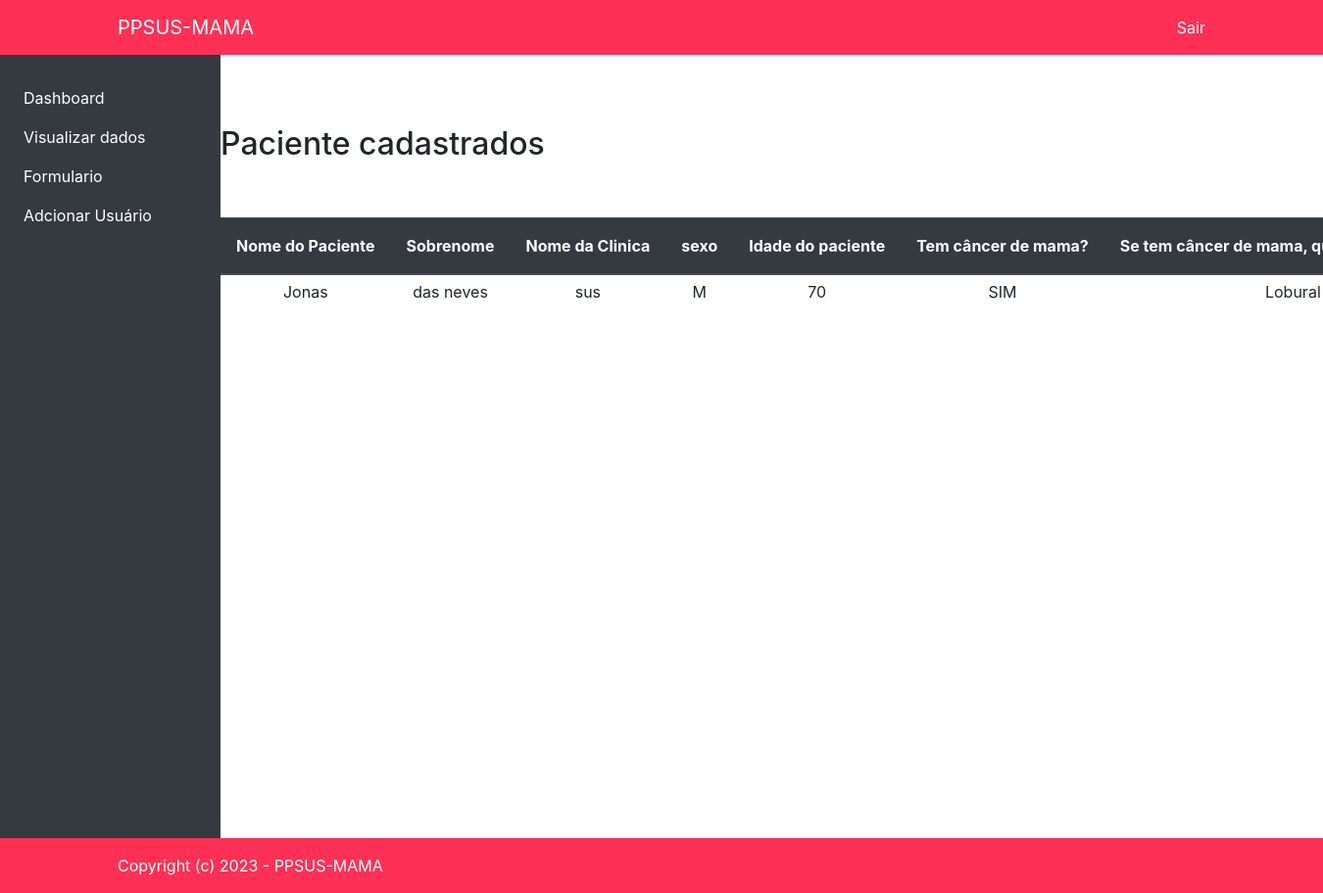
Page /visualizardados/ (signed in) on the earlier database version.
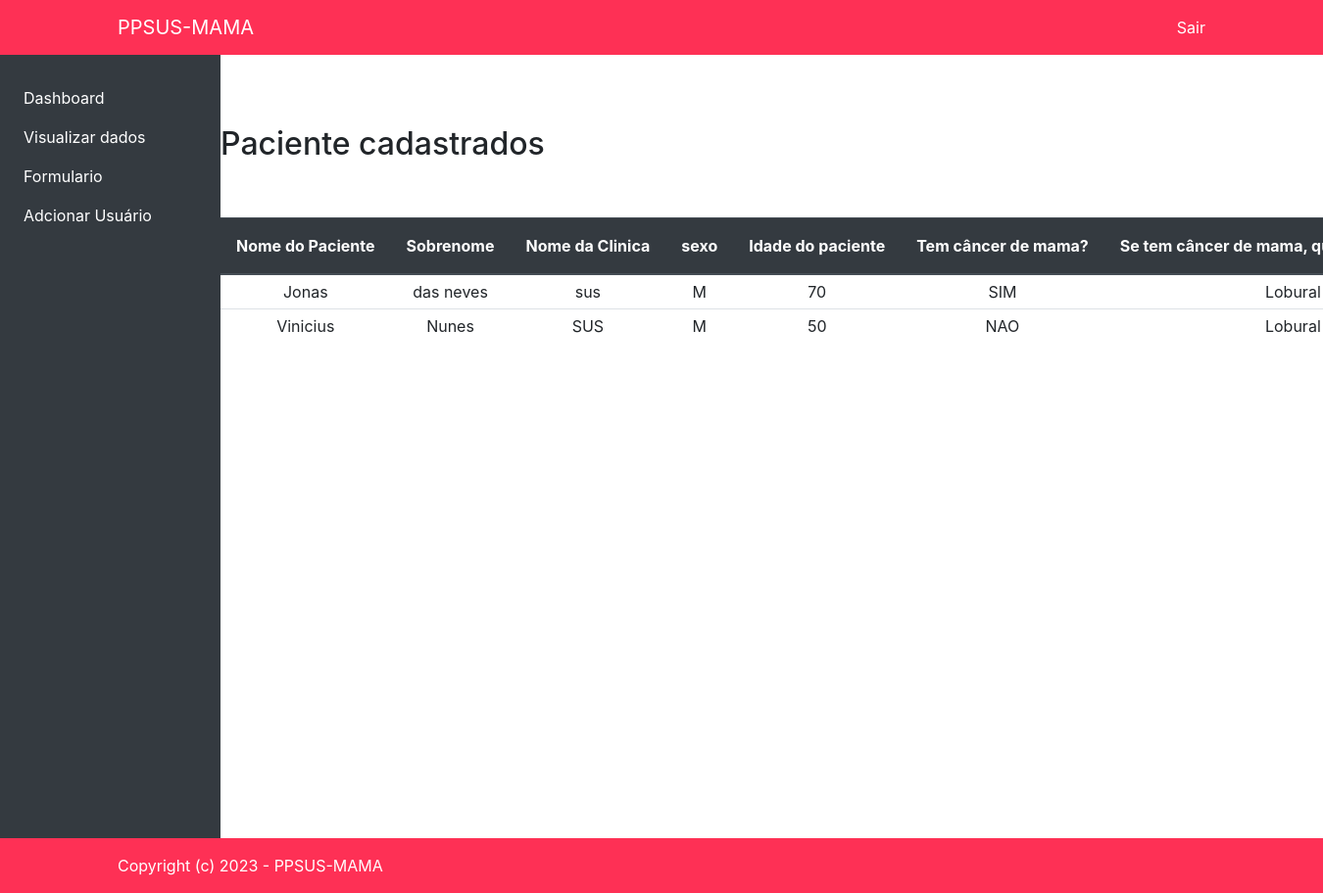
Same page on the later database version.
### forms/models.py (models this page shows, shortened)
class Formulario(models.Model):
    nomePaciente = models.CharField(max_length=255, blank=True)
    sobrenome = models.CharField(max_length=255, blank=True)
    nomeclinica =  models.CharField(max_length=255, blank=True)
    sexo = models.CharField( max_length=2, blank=False)
    idadepaciente =  models.CharField(max_length=3, blank=False)
    temcancer = models.CharField(max_length=3)
    cancer_mama = models.CharField(max_length=25, )
    idade_diagnostico =  models.CharField(max_length=25)
    mutacaoGenetica =  models.CharField(max_length=22)
    opc_bilateral = models.CharField(max_length=3)
    opc_ovario = models.CharField(max_length=3)
    tipo_molecular = models.CharField(max_length=23)
    tam_cancer = models.CharField(max_length=23)
    historicoFMasculino =  models.CharField(max_length=23)
    qtd_parent_2 = models.CharField(max_length=12)
    parent_seg_grau =  models.CharField(max_length=12)
    parent_pri_grau =  models.CharField(max_length=25)
    asc_judia =  models.CharField(max_length=12)

### forms/views.py (the view)
# urls.py: path('visualizardados/', views.viewdata, name='visualizardados'),
@login_required(redirect_field_name='login')
def viewdata(request):
    formTo = Formulario.objects.all()
    return render(request, 'forms/visualizardados.html',{'formTo':formTo})

### forms/templates/forms/visualizardados.html (shortened to what this page needs)
{% extends 'base.html'%}
{%block conteudo%}
</div>
    <h2>Paciente cadastrados</h2>
    <div class="table-responsive mt-5">
        <table class="table table-sm">
                <thead class="thead-dark w-10">
                    <tr>
                        <th class="text-nowrap w-100 p-3" >Nome do Paciente</th>
                        <th class="text-nowrap w-100 p-3">Sobrenome</th>
                        <th class="text-nowrap w-100 p-3 ">Nome da Clinica</th>
                        <th class="text-nowrap w-100 p-3 ">sexo</th>
                        <th class="text-nowrap w-100 p-3 ">Idade do paciente</th>
                        <th class="text-nowrap w-100 p-3 ">Tem câncer de mama?</th>
                        <th class="text-nowrap w-100 p-3 ">Se tem câncer de mama, qual tipo histologico</th>
                    </tr>
                </thead>
            <tbody>
                {%for question in formTo %}
                    <tr>
                        <td class="text-center">{{question.nomePaciente}}</td>
                        <td class="text-center" >{{question.sobrenome}}</td>
                        <td class="text-center">{{question.nomeclinica}}</td>
                        <td class="text-center">{{question.sexo}}</td>
                        <td class="text-center">{{question.idadepaciente}}</td>
                        <td class="text-center">{{question.temcancer}}</td>
                        <td class="text-center">{{question.cancer_mama}}</td>
                    </tr>
                {% endfor %}
            </tbody>
        </table>
    </div>
{%endblock%}

### templates/base.html (shortened to what this page needs)
{% load static %}
<!DOCTYPE html>
<html lang="pt-BR">
<head>
    <link href="{% static 'vendor/bootstrap/css/bootstrap.min.css' %}" rel="stylesheet">
    <link href="{% static 'main.css' %}" rel="stylesheet">
</head>
<body>
    <nav class="navbar navbar-expand-lg  static-top">
      <div class="container  text-center">
        <a class="navbar-brand text-white " href="">PPSUS-MAMA</a>
        {% if not  user.is_authenticated %}
        <a class="text-white" href="{% url 'login'%}">Entrar</a>
        {% else %}
        <a class="text-white" href="{% url 'logout'%}">Sair</a>
        {% endif %}
      </div>
    </nav>
    <div class="container-fluid">
      <div class="row flex-nowrap">
        {% if   user.is_authenticated %}
          <div class="col-auto col-md-3 col-xl-2 px-sm-2 px-0 bg-dark">
              <div class="d-flex flex-column align-items-center align-items-sm-start px-3 pt-2 text-white min-vh-100">
                  <ul class="nav nav-pills flex-column mb-sm-auto mb-0 align-items-center align-items-sm-start" id="menu">
                      <li>
                          <a href="{% url 'dashboard'%}" data-bs-toggle="collapse" class="nav-link px-0 align-middle text-white">
                               <span class="ms-1 d-none d-sm-inline ">Dashboard</span> </a>
                      </li>
                      <li>
                        <a href="{% url 'visualizardados'%}" data-bs-toggle="collapse" class="nav-link px-0 align-middle text-white">
                             <span class="ms-1 d-none d-sm-inline ">Visualizar dados</span> </a>
                    </li>
                      <li>
                          <a href="{% url 'forms'%}" class="nav-link px-0 align-middle text-white">
                               <span class="ms-1 d-none d-sm-inline">Formulario</span></a>
                      </li>
                      <li>
                        <a href="{% url 'cadastro'%}" class="nav-link px-0 align-middle text-white">
                             <span class="ms-1 d-none d-sm-inline">Adcionar Usuário</span></a>
                      </li>
                  </ul>
              </div>
          </div>
        {% endif %}
          <div class="container">
            <div class="row">
              <div class="col-12">
                <br><br><br>
                {%block conteudo%}{%endblock%}
              </div>
            </div>
          </div>
        </div>
    {% if   user.is_authenticated %}
      <nav class=" navbar navbar-expand-lg p-3">
        <div class="container text-center text-white">
          Copyright (c) 2023 - PPSUS-MAMA
        </div>
      </nav>
    {% endif %}
</body>
</html>

### templates/static/main.css (style rules this page uses)
.navbar { background-color: #FE3055; }

Differences in the rows shown:
added Formulario: nomePaciente "Vinicius", sobrenome "Nunes", nomeclinica "SUS", sexo "M", idadepaciente "50", temcancer "NAO", cancer_mama "Lobural"
